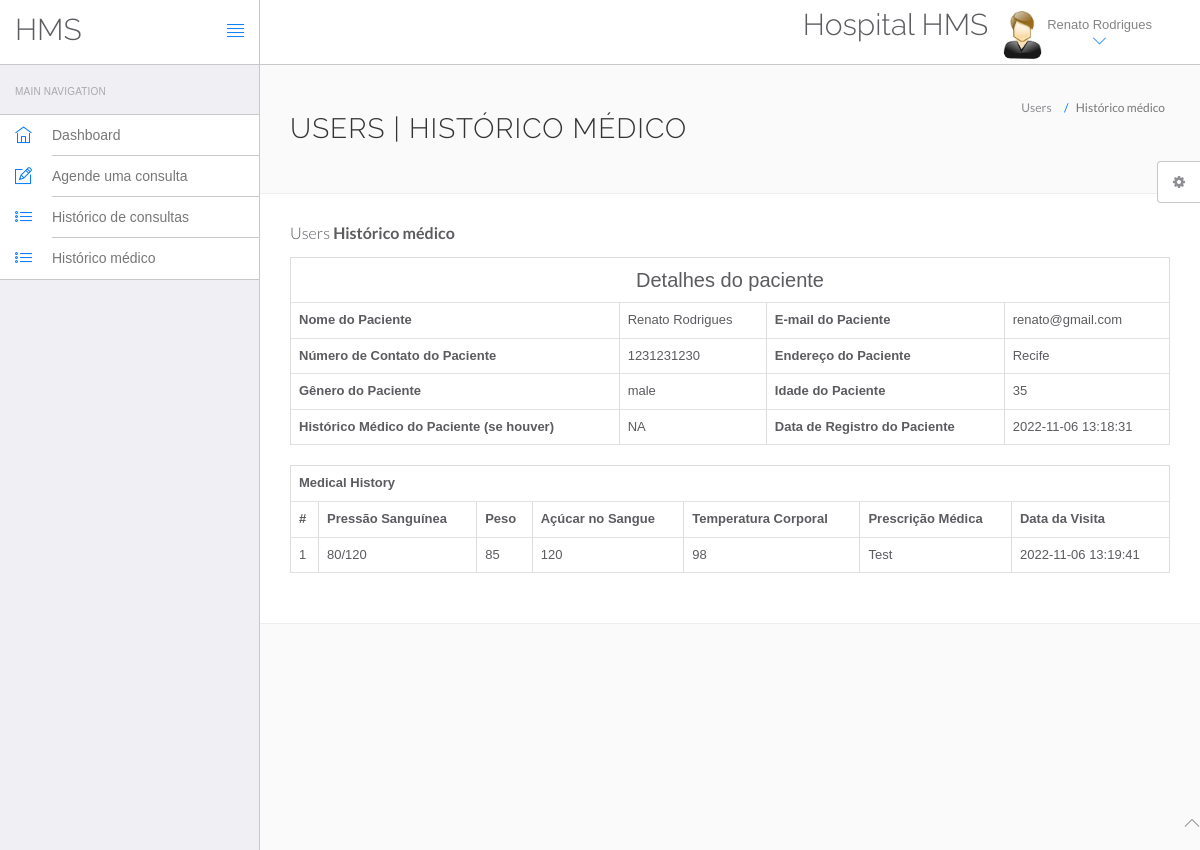
The app's page /hms/view-medhistory.php?viewid=1 (signed in) with its own data.
### tables this page shows
CREATE TABLE `users` (
  `id` int(11) NOT NULL,
  `fullName` varchar(255) DEFAULT NULL,
  `address` longtext DEFAULT NULL,
  `city` varchar(255) DEFAULT NULL,
  `gender` varchar(255) DEFAULT NULL,
  `email` varchar(255) DEFAULT NULL,
  `password` varchar(255) DEFAULT NULL,
  `regDate` timestamp NULL DEFAULT current_timestamp(),
  `updationDate` timestamp NULL DEFAULT NULL ON UPDATE current_timestamp()
);

CREATE TABLE `tblpatient` (
  `ID` int(10) NOT NULL,
  `Docid` int(10) DEFAULT NULL,
  `PatientName` varchar(200) DEFAULT NULL,
  `PatientContno` bigint(10) DEFAULT NULL,
  `PatientEmail` varchar(200) DEFAULT NULL,
  `PatientGender` varchar(50) DEFAULT NULL,
  `PatientAdd` mediumtext DEFAULT NULL,
  `PatientAge` int(10) DEFAULT NULL,
  `PatientMedhis` mediumtext DEFAULT NULL,
  `CreationDate` timestamp NULL DEFAULT current_timestamp(),
  `UpdationDate` timestamp NULL DEFAULT NULL ON UPDATE current_timestamp()
);

CREATE TABLE `tblmedicalhistory` (
  `ID` int(10) NOT NULL,
  `PatientID` int(10) DEFAULT NULL,
  `BloodPressure` varchar(200) DEFAULT NULL,
  `BloodSugar` varchar(200) NOT NULL,
  `Weight` varchar(100) DEFAULT NULL,
  `Temperature` varchar(200) DEFAULT NULL,
  `MedicalPres` mediumtext DEFAULT NULL,
  `CreationDate` timestamp NOT NULL DEFAULT current_timestamp() ON UPDATE current_timestamp()
);

### hms/view-medhistory.php (the view, shortened to what this page needs)
<?php
include('include/config.php');
?>
<!DOCTYPE html>
<html lang="en">
	<head>
		<link rel="stylesheet" href="vendor/bootstrap/css/bootstrap.min.css">
		<link rel="stylesheet" href="vendor/fontawesome/css/font-awesome.min.css">
		<link rel="stylesheet" href="vendor/themify-icons/themify-icons.min.css">
		<link href="vendor/animate.css/animate.min.css" rel="stylesheet" media="screen">
		<link href="vendor/perfect-scrollbar/perfect-scrollbar.min.css" rel="stylesheet" media="screen">
		<link href="vendor/switchery/switchery.min.css" rel="stylesheet" media="screen">
		<link href="vendor/bootstrap-touchspin/jquery.bootstrap-touchspin.min.css" rel="stylesheet" media="screen">
		<link href="vendor/select2/select2.min.css" rel="stylesheet" media="screen">
		<link href="vendor/bootstrap-datepicker/bootstrap-datepicker3.standalone.min.css" rel="stylesheet" media="screen">
		<link href="vendor/bootstrap-timepicker/bootstrap-timepicker.min.css" rel="stylesheet" media="screen">
		<link rel="stylesheet" href="assets/css/styles.css">
		<link rel="stylesheet" href="assets/css/plugins.css">
		<link rel="stylesheet" href="assets/css/themes/theme-1.css" id="skin_color" />
	</head>
	<body>
		<div id="app">
<?php include('include/sidebar.php');?>
<div class="app-content">
<?php include('include/header.php');?>
<div class="main-content" >
<div class="wrap-content container" id="container">
<section id="page-title">
<div class="row">
<div class="col-sm-8">
<h1 class="mainTitle">Users | Histórico médico</h1>
</div>
<ol class="breadcrumb">
<li>
<span>Users</span>
</li>
<li class="active">
<span>Histórico médico</span>
</li>
</ol>
</div>
</section>
<div class="container-fluid container-fullw bg-white">
<div class="row">
<div class="col-md-12">
<h5 class="over-title margin-bottom-15">Users <span class="text-bold">Histórico médico</span></h5>
<?php
                               $vid=$_GET['viewid'];
                               $ret=mysqli_query($con,"select * from tblpatient where ID='$vid'");
$cnt=1;
while ($row=mysqli_fetch_array($ret)) {
                               ?>
<table border="1" class="table table-bordered">
 <tr align="center">
<td colspan="4" style="font-size:20px;color:blue">
 Detalhes do paciente</td></tr>
 <tr>
    <th scope="row">Nome do Paciente</th>
    <td><?php echo $row['PatientName']; ?></td>
    <th scope="row">E-mail do Paciente</th>
    <td><?php echo $row['PatientEmail']; ?></td>
</tr>
<tr>
    <th scope="row">Número de Contato do Paciente</th>
    <td><?php echo $row['PatientContno']; ?></td>
    <th scope="row">Endereço do Paciente</th>
    <td><?php echo $row['PatientAdd']; ?></td>
</tr>
<tr>
    <th scope="row">Gênero do Paciente</th>
    <td><?php echo $row['PatientGender']; ?></td>
    <th scope="row">Idade do Paciente</th>
    <td><?php echo $row['PatientAge']; ?></td>
</tr>
<tr>
    <th scope="row">Histórico Médico do Paciente (se houver)</th>
    <td><?php echo $row['PatientMedhis']; ?></td>
    <th scope="row">Data de Registro do Paciente</th>
    <td><?php echo $row['CreationDate']; ?></td>
</tr>
<?php }?>
</table>
<?php
$ret=mysqli_query($con,"select * from tblmedicalhistory  where PatientID='$vid'");
 ?>
<table id="datatable" class="table table-bordered dt-responsive nowrap" style="border-collapse: collapse; border-spacing: 0; width: 100%;">
  <tr align="center">
   <th colspan="8" >Medical History</th>
  </tr>
  <tr>
    <th>#</th>
	<th>Pressão Sanguínea</th>
	<th>Peso</th>
	<th>Açúcar no Sangue</th>
	<th>Temperatura Corporal</th>
	<th>Prescrição Médica</th>
	<th>Data da Visita</th>
</tr>
<?php
while ($row=mysqli_fetch_array($ret)) {
  ?>
<tr>
  <td><?php echo $cnt;?></td>
 <td><?php  echo $row['BloodPressure'];?></td>
 <td><?php  echo $row['Weight'];?></td>
 <td><?php  echo $row['BloodSugar'];?></td>
  <td><?php  echo $row['Temperature'];?></td>
  <td><?php  echo $row['MedicalPres'];?></td>
  <td><?php  echo $row['CreationDate'];?></td>
</tr>
<?php $cnt=$cnt+1;} ?>
</table>
</div>
</div>
</div>
</div>
</div>
</div>
</div>
	<?php include('include/footer.php');?>
	<?php include('include/setting.php');?>
	</body>
</html>

### hms/include/header.php (shortened to what this page needs)
<header class="navbar navbar-default navbar-static-top">
					<div class="navbar-header">
						<a class="navbar-brand" href="#">
							<h2 style="padding-top:20% ">HMS</h2>
						</a>
						<a href="#" class="sidebar-toggler pull-right visible-md visible-lg" data-toggle-class="app-sidebar-closed" data-toggle-target="#app">
							<i class="ti-align-justify"></i>
						</a>
					</div>
					<div class="navbar-collapse collapse">
						<ul class="nav navbar-right">
								<li  style="padding-top:2% ">
								<h2>Hospital HMS</h2>
							</li>
							<li class="dropdown current-user">
								<a href class="dropdown-toggle" data-toggle="dropdown">
									<img src="assets/images/images.jpg"> <span class="username">
									<?php $query=mysqli_query($con,"select fullName from users where id='".$_SESSION['id']."'");
while($row=mysqli_fetch_array($query))
{
	echo $row['fullName'];
}
									?> <i class="ti-angle-down"></i></i></span>
								</a>
							</li>
						</ul>
					</div>
				</header>

### hms/assets/css/themes/theme-1.css (style rules this page uses)
body { background: #FAFAFA; }
header .navbar-header { background: #ffffff !important; border-right-color: #c8c7cc !important; border-bottom-color: #c8c7cc !important; }
header .navbar-header .sidebar-toggler, header .navbar-header .sidebar-mobile-toggler { color: #007aff !important; }
header .navbar-header .navbar-brand { color: #777 !important; }
header .navbar-collapse { background: #ffffff !important; border-bottom-color: #c8c7cc !important; box-shadow: none !important; }
header .navbar-collapse .navbar-right > li > a { color: #777; }
header .navbar-collapse .navbar-right > li > a i { color: #007aff !important; }

### records on screen
users: fullName "Renato Rodrigues"
tblpatient: PatientName "Renato Rodrigues", PatientEmail "renato@gmail.com", PatientContno "1231231230", PatientAdd "Recife", PatientGender "male", PatientAge "35", PatientMedhis "NA", CreationDate "2022-11-06 13:18:31"
tblmedicalhistory: BloodPressure "80/120", Weight "85", BloodSugar "120", Temperature "98", MedicalPres "Test", CreationDate "2022-11-06 13:19:41"
